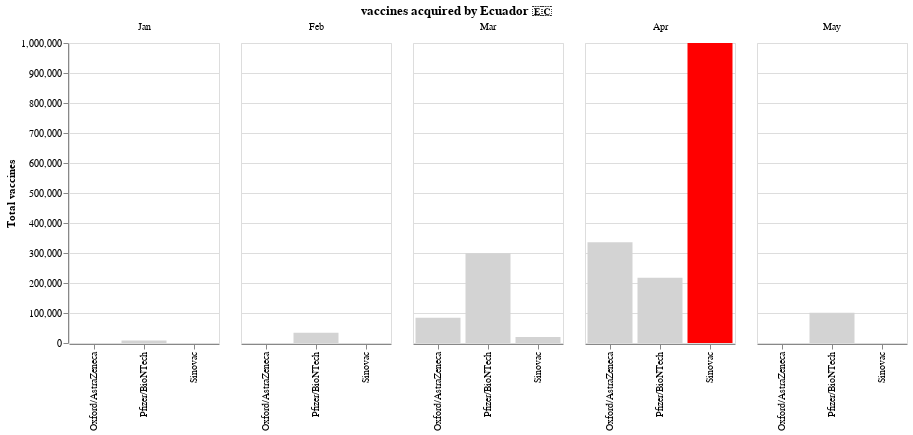

Notebook cell for this chart:
### Code cell
df_vaccines.reset_index(inplace=True)
figure=alt.Chart(df_vaccines).mark_bar().encode(
        x=alt.X('vaccine:O',title=''),
        y=alt.Y('total:Q',title='Total vaccines'),
        color=alt.condition(
            alt.datum.total == 1000000,
            alt.value('red'),    
            alt.value('lightgrey')
         ),
        column=alt.Column('month(arrived_at):N',title='')
    ).properties(title='vaccines acquired by Ecuador 🇪🇨',width=150
    ).configure_title(
        anchor='middle'
    )
figure.save('figures/vaccines.png',sscale_factor=2.0)
figure

### Figure 1 — Vega-Lite specification as saved in the notebook (floating-point values rounded to 4 significant figures)
{"$schema": "https://vega.github.io/schema/vega-lite/v4.8.1.json", "config": {"title": {"anchor": "middle"}, "view": {"continuousHeight": 300, "continuousWidth": 400}}, "data": {"name": "data-c0cec32c578175d2b0904d36c347a76c"}, "datasets": {"data-c0cec32c578175d2b0904d36c347a76c": [{"arrived_at": "2021-03-31T00:00:00", "total": 84000, "vaccine": "Oxford/AstraZeneca"}, {"arrived_at": "2021-04-30T00:00:00", "total": 336000, "vaccine": "Oxford/AstraZeneca"}, {"arrived_at": "2021-01-31T00:00:00", "total": 8190, "vaccine": "Pfizer/BioNTech"}, {"arrived_at": "2021-02-28T00:00:00", "total": 33930, "vaccine": "Pfizer/BioNTech"}, {"arrived_at": "2021-03-31T00:00:00", "total": 299520, "vaccine": "Pfizer/BioNTech"}, {"arrived_at": "2021-04-30T00:00:00", "total": 217620, "vaccine": "Pfizer/BioNTech"}, {"arrived_at": "2021-05-31T00:00:00", "total": 100620, "vaccine": "Pfizer/BioNTech"}, {"arrived_at": "2021-03-31T00:00:00", "total": 20000, "vaccine": "Sinovac"}, {"arrived_at": "2021-04-30T00:00:00", "total": 1000000, "vaccine": "Sinovac"}]}, "encoding": {"color": {"condition": {"test": "(datum.total === 1000000)", "value": "red"}, "value": "lightgrey"}, "column": {"field": "arrived_at", "timeUnit": "month", "title": "", "type": "nominal"}, "x": {"field": "vaccine", "title": "", "type": "ordinal"}, "y": {"field": "total", "title": "Total vaccines", "type": "quantitative"}}, "mark": "bar", "title": "vaccines acquired by Ecuador 🇪🇨", "width": 150}
